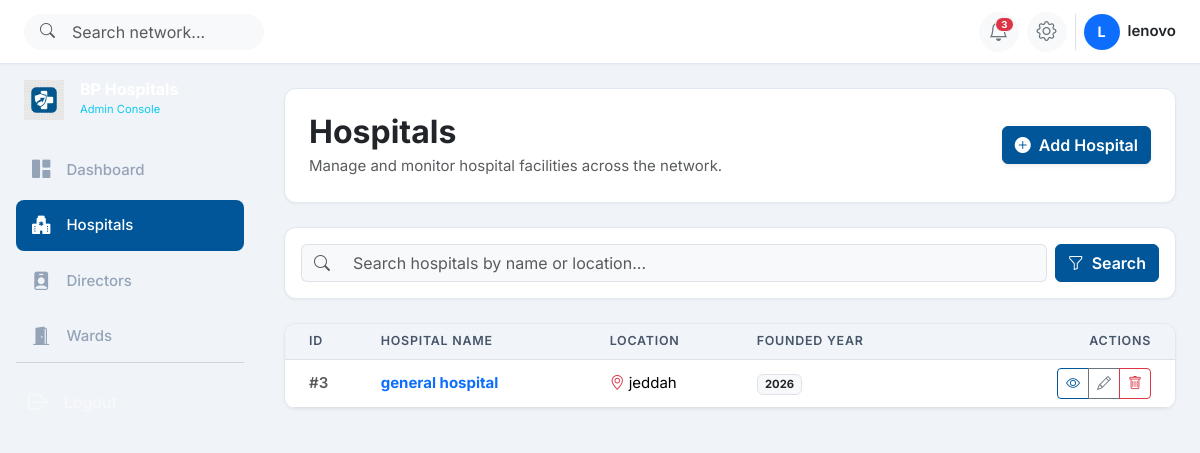
/hospitals/ (signed in), run on an earlier commit of the app's database.
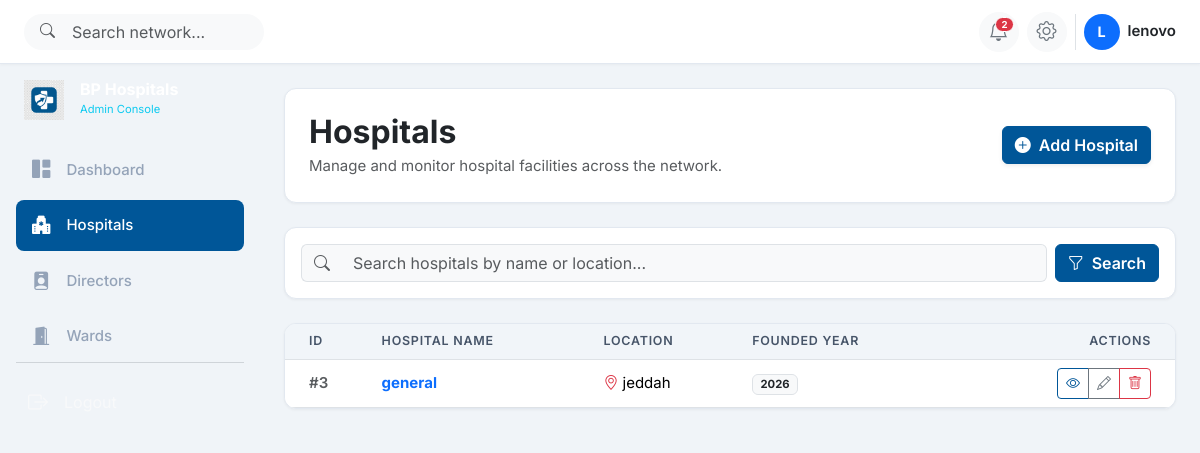
And on a later commit of the database.
### hospitals/models.py (models this page shows, shortened)
class Hospital(models.Model):
    hospital_id = models.BigAutoField(primary_key=True)
    hospital_name = models.CharField(
        max_length=200,
        unique=True,
        null=False,
        blank=False,
        verbose_name="Hospital Name",
        help_text="Unique name of the hospital facility."
    )
    location = models.CharField(
        max_length=255,
        null=False,
        blank=False,
        verbose_name="Location",
        help_text="City/Region location of the hospital."
    )
    founded_year = models.IntegerField(
        null=False,
        blank=False,
        validators=[
            MinValueValidator(1800, message="Founded year cannot be before 1800."),
            MaxValueValidator(current_year(), message="Founded year cannot be in the future.")
        ],
        verbose_name="Founded Year",
        help_text="Year the hospital was established (between 1800 and present)."
    )
    created_at = models.DateTimeField(default=timezone.now, verbose_name="Created At")
    updated_at = models.DateTimeField(auto_now=True, verbose_name="Updated At")
    class Meta:
        verbose_name = "Hospital"
        verbose_name_plural = "Hospitals"
        ordering = ['-updated_at', 'hospital_name']
        constraints = [
            CheckConstraint(
                condition=Q(founded_year__gte=1800) & Q(founded_year__lte=datetime.date.today().year),
                name="check_founded_year_valid"
            )
        ]

### hospitals/views.py (the view)
# urls.py: path('', HospitalListView.as_view(), name='hospital_list'),
class HospitalListView(LoginRequiredMixin, ListView):
    model = Hospital
    template_name = 'hospitals/hospital_list.html'
    context_object_name = 'hospitals'
    paginate_by = 5
    def get_queryset(self):
        queryset = super().get_queryset()
        query = self.request.GET.get('q')
        if query:
            queryset = queryset.filter(
                Q(hospital_name__icontains=query) | Q(location__icontains=query)
            )
        return queryset
    def get_context_data(self, **kwargs):
        context = super().get_context_data(**kwargs)
        context['search_query'] = self.request.GET.get('q', '')
        return context

### hospitals/templates/hospitals/hospital_list.html (shortened to what this page needs)
{% extends 'base.html' %}
{% block search_action %}{% url 'hospital_list' %}{% endblock %}
{% block content %}
<div class="card bp-card mb-4">
    <div class="card-body p-4 d-flex flex-column flex-sm-row justify-content-between align-items-sm-center gap-3">
        <div>
            <h2 class="fw-bold text-dark mb-1">Hospitals</h2>
            <p class="text-muted mb-0">Manage and monitor hospital facilities across the network.</p>
        </div>
        <a href="{% url 'hospital_create' %}" class="btn btn-primary d-inline-flex align-items-center gap-2 shadow-sm fw-semibold">
            <i class="bi bi-plus-circle-fill"></i> Add Hospital
        </a>
    </div>
</div>
<div class="card bp-card mb-4">
    <div class="card-body p-3">
        <form action="{% url 'hospital_list' %}" method="get" class="row g-2 align-items-center">
            <div class="col-12 col-md">
                <div class="input-group">
                    <span class="input-group-text bg-light border-end-0"><i class="bi bi-search text-muted"></i></span>
                    <input type="text" name="q" value="{{ search_query }}" placeholder="Search hospitals by name or location..." class="form-control bg-light border-start-0" />
                </div>
            </div>
            <div class="col-auto">
                <button type="submit" class="btn btn-primary fw-semibold">
                    <i class="bi bi-funnel me-1"></i> Search
                </button>
            </div>
        </form>
    </div>
</div>
<div class="card bp-card overflow-hidden">
    <div class="table-responsive">
        <table class="table table-hover align-middle mb-0">
            <thead>
                <tr>
                    <th class="ps-4">ID</th>
                    <th>Hospital Name</th>
                    <th>Location</th>
                    <th>Founded Year</th>
                    <th class="text-end pe-4">Actions</th>
                </tr>
            </thead>
            <tbody>
                {% if hospitals %}
                    {% for hospital in hospitals %}
                        <tr>
                            <td class="ps-4 fw-semibold text-muted">#{{ hospital.hospital_id }}</td>
                            <td>
                                <a href="{% url 'hospital_detail' hospital.pk %}" class="fw-bold text-primary text-decoration-none">
                                    {{ hospital.hospital_name }}
                                </a>
                            </td>
                            <td><i class="bi bi-geo-alt text-danger me-1"></i>{{ hospital.location }}</td>
                            <td><span class="badge bg-light text-dark border">{{ hospital.founded_year }}</span></td>
                            <td class="text-end pe-4">
                                <div class="btn-group btn-group-sm" role="group">
                                    <a href="{% url 'hospital_detail' hospital.pk %}" class="btn btn-outline-primary" title="View">
                                        <i class="bi bi-eye"></i>
                                    </a>
                                    <a href="{% url 'hospital_update' hospital.pk %}" class="btn btn-outline-secondary" title="Edit">
                                        <i class="bi bi-pencil"></i>
                                    </a>
                                    <a href="{% url 'hospital_delete' hospital.pk %}" class="btn btn-outline-danger" title="Delete">
                                        <i class="bi bi-trash"></i>
                                    </a>
                                </div>
                            </td>
                        </tr>
                    {% endfor %}
                {% endif %}
            </tbody>
        </table>
    </div>
</div>
{% endblock %}

### templates/base.html (shortened to what the changed rows need)
{% load static %}
<!DOCTYPE html>
<html lang="en">
<head>
    <link href="https://cdn.jsdelivr.net/npm/bootstrap@5.3.3/dist/css/bootstrap.min.css" rel="stylesheet"/>
    <link href="https://cdn.jsdelivr.net/npm/bootstrap-icons@1.11.3/font/bootstrap-icons.min.css" rel="stylesheet"/>
    <link href="{% static 'css/custom.css' %}" rel="stylesheet"/>
</head>
<body>
    <header class="bp-header fixed-top d-flex align-items-center justify-content-between px-3 px-md-4">
        <div class="d-flex align-items-center gap-2">
            <div class="dropdown">
                <button class="btn btn-light rounded-circle position-relative d-flex align-items-center justify-content-center"
                        type="button"
                        id="notificationsDropdown"
                        data-bs-toggle="dropdown"
                        data-bs-auto-close="outside"
                        aria-expanded="false"
                        aria-haspopup="true"
                        title="Notifications"
                        style="width:40px;height:40px;">
                    <i class="bi bi-bell fs-5 text-secondary"></i>
                    {% if unread_notifications_count > 0 %}
                        <span class="position-absolute badge rounded-pill bg-danger border border-white"
                              style="top:4px;right:4px;font-size:0.6rem;padding:2px 5px;">
                            {{ unread_notifications_count }}
                        </span>
                    {% endif %}
                </button>
            </div>
        </div>
    </header>
    <div class="offcanvas-md offcanvas-start bp-sidebar"
         tabindex="-1"
         id="sidebarOffcanvas"
         aria-labelledby="sidebarOffcanvasLabel">
        <div class="offcanvas-body d-flex flex-column p-3">
            <div class="d-none d-md-flex align-items-center gap-3 mb-4 px-2">
                <div>
                    <h1 class="text-white fw-bold h6 mb-0 lh-1">BP Hospitals</h1>
                </div>
            </div>
        </div>
    </div>
    <main class="bp-main-content">
        <div class="container-fluid px-3 px-md-4 py-3 py-md-4">
            {% block content %}{% endblock %}
        </div>
    </main>
</body>
</html>

What changed in the data, as far as the page shows it:
changed Hospital "jeddah": hospital_name "general hospital" → "general"
Also different on the page:
{{ unread_notifications_count }}: "3" → "2"
